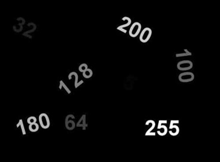
#> input picture lab9/threshold.jpg, 220 x 162 px
$ python lab9.py
#> lines starting #> are read from the running program, lines starting #| are printed output that depends on the picture; after the words box and inside, x2 and y2 are one past the last pixel; in counts of white or black regions, pixels touching at a corner belong together
import cv2
from matplotlib import pyplot as plt

threshold_image = 'threshold.jpg'
adapt_threshold_image = 'adapt_threshold.jpg'


def first():
    src = cv2.imread(threshold_image, cv2.IMREAD_GRAYSCALE)
#> src is the input picture: shape (162, 220); min 0, max 255, mean 6.9

    if src is None:
        print(f"Не удалось загрузить изображение по пути: {threshold_image}")
        exit()

    maxval = 255
    thresh_values = [32, 128]

    results = {}

    for thresh in thresh_values:
        retval, dst = cv2.threshold(src, thresh, maxval, cv2.THRESH_BINARY)
        results[f'THRESH_BINARY_{thresh}'] = dst
#> this loop made 2 passes
#> retval on passes 1 to 2: 32, 128
#> pass 1, in first, `retval, dst = cv2.threshold(src, thresh, maxval, cv2.THRESH_BINARY)`:
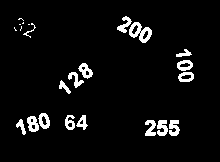
#> dst: shape (162, 220); 5.2% white; 23 white regions (6 under 20 px), largest, box (x1, y1, x2, y2) and area: (129, 22, 152, 43) 241, (27, 116, 39, 132) 129, (157, 120, 168, 136) 128
#> pass 2, in first, `retval, dst = cv2.threshold(src, thresh, maxval, cv2.THRESH_BINARY)`:
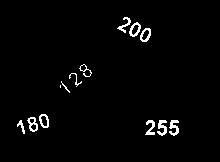
#> dst: shape (162, 220); 2.2% white in thin lines or dots, all inside (x1, y1, x2, y2) = (17, 17, 179, 136)
#> after the loop, results = 2 items

    retval, dst_otsu = cv2.threshold(src, 0, maxval, cv2.THRESH_BINARY + cv2.THRESH_OTSU)
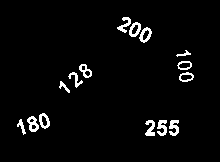
#> dst_otsu: shape (162, 220); 3.5% white in thin lines or dots, all inside (x1, y1, x2, y2) = (17, 17, 194, 136)
#> retval = 80
    results['THRESH_OTSU'] = dst_otsu

    plt.figure(figsize=(10, 8))

    plt.subplot(2, 2, 1)
    plt.imshow(src, cmap='gray')
    plt.title('Исходное изображение')
    plt.axis('off')

    for i, (key, result) in enumerate(results.items(), start=2):
        plt.subplot(2, 2, i)
        plt.imshow(result, cmap='gray')
        plt.title(key)
        plt.axis('off')
#> this loop made 3 passes
#> key on passes 1 to 3: 'THRESH_BINARY_32', 'THRESH_BINARY_128', 'THRESH_OTSU'

    plt.tight_layout()
    plt.show()
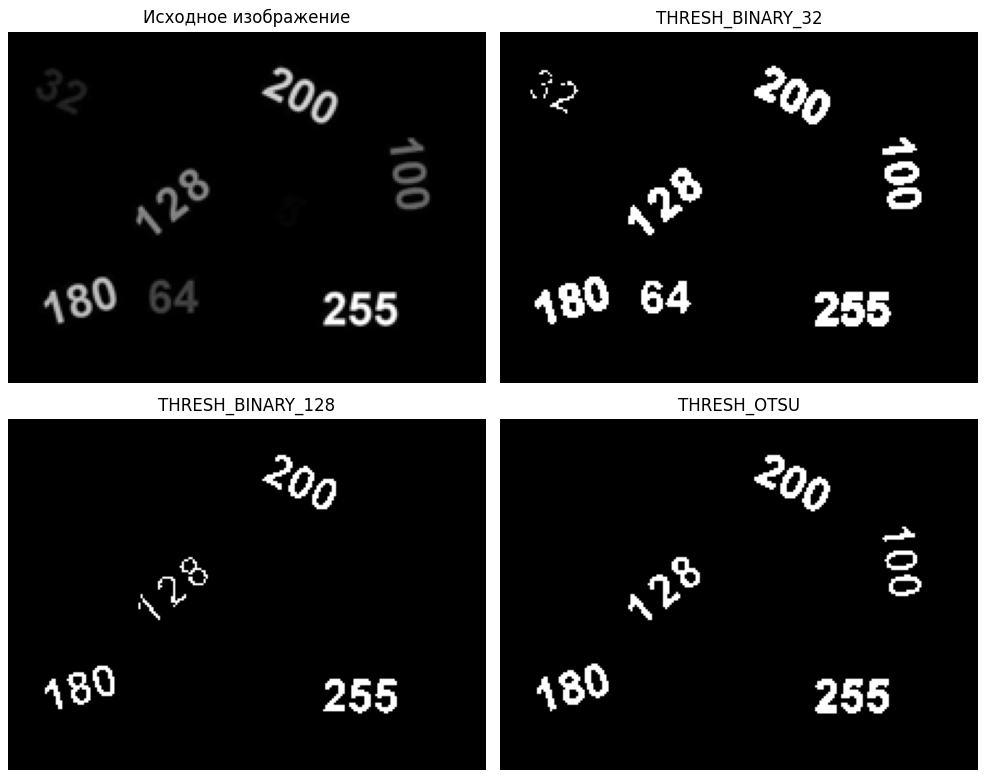
#> figure drawn by matplotlib, 4 panels


def second():
    image = cv2.imread(adapt_threshold_image, cv2.IMREAD_GRAYSCALE)
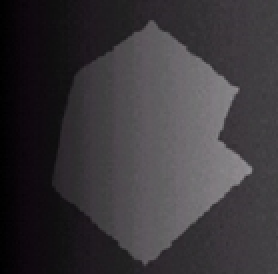
#> input picture lab9/adapt_threshold.jpg, 139 x 137 px (shown 2 times larger)
#> image: shape (137, 139); min 0, max 147, mean 55.3

    max_value = 255
    adaptive_methods = [cv2.ADAPTIVE_THRESH_MEAN_C, cv2.ADAPTIVE_THRESH_GAUSSIAN_C]
    block_sizes = [5, 10, 15, 30, 55]
    c_value = 10

    plt.figure(figsize=(12, 8))

    _, global_thresh = cv2.threshold(image, 0, max_value, cv2.THRESH_BINARY + cv2.THRESH_OTSU)
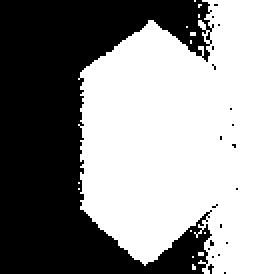
#> global_thresh: shape (137, 139) (shown 2 times larger); 57.9% white; 20 black regions (19 under 20 px), largest, box (x1, y1, x2, y2) and area: (0, 0, 107, 137) 7970
    plt.subplot(2, len(block_sizes) + 1, 1)
    plt.imshow(global_thresh, cmap='gray')
    plt.title('Global Otsu Thresholding')
    plt.axis('off')

    for index, block_size in enumerate(block_sizes):
        if block_size % 2 == 0:
            block_size += 1

        for adaptive_method in adaptive_methods:
            adaptive_thresh = cv2.adaptiveThreshold(image, max_value, adaptive_method, cv2.THRESH_BINARY, block_size,
                                                    c_value)
            plt.subplot(2, len(block_sizes) + 1, index + 2)
            plt.imshow(adaptive_thresh, cmap='gray')
            title = 'Mean' if adaptive_method == cv2.ADAPTIVE_THRESH_MEAN_C else 'Gaussian'
            plt.title(f'Adaptive {title}\nBlock Size: {block_size}')
            plt.axis('off')

    plt.tight_layout()
    plt.show()
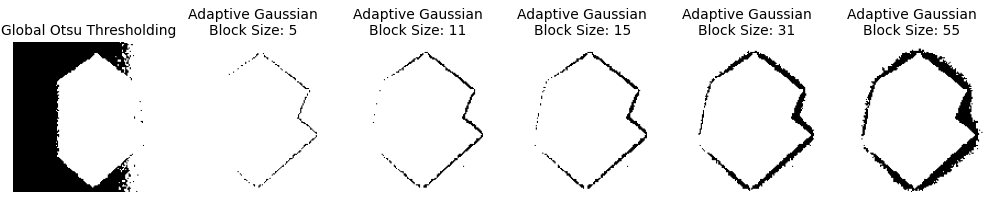
#> figure drawn by matplotlib, 6 panels

if __name__ == '__main__':
    first()
    second()
    # third()
